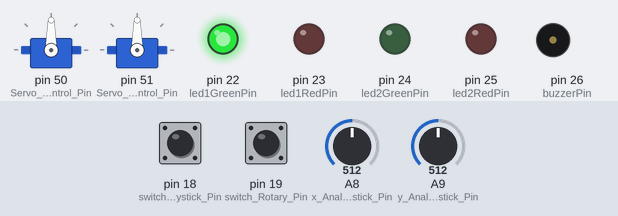
Bench run of a sketch on a simulated Arduino Mega 2560, built with avr-gcc and run on an emulated ATmega2560. On the bench: 2 × servo, output pins drawn as LEDs (lit = HIGH), buzzer (waves = sounding). The test bench sets the inputs (shaded band); at power-on: A8 (x_Analog_Joystick_Pin) = 512, pin 18 (switch_Joystick_Pin) HIGH, A9 (y_Analog_Joystick_Pin) = 512, pin 19 (switch_Rotary_Pin) HIGH.

Above: at 1.2 s.
1.3 s: A8 (x_Analog_Joystick_Pin) set to 684
2.8 s: A8 (x_Analog_Joystick_Pin) set to 716
At 3.9 s:
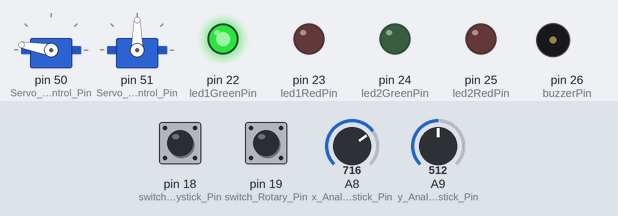
5.8 s: pin 18 (switch_Joystick_Pin) pulled LOW for 0.15 s
At 7.0 s:
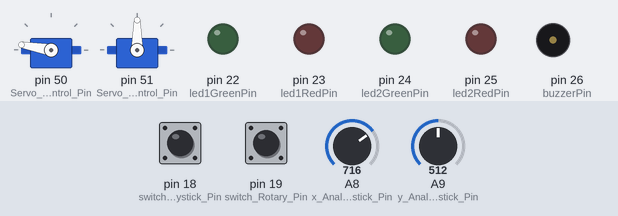
7.4 s: A9 (y_Analog_Joystick_Pin) set to 683
8.9 s: A9 (y_Analog_Joystick_Pin) set to 710
At 11.1 s:
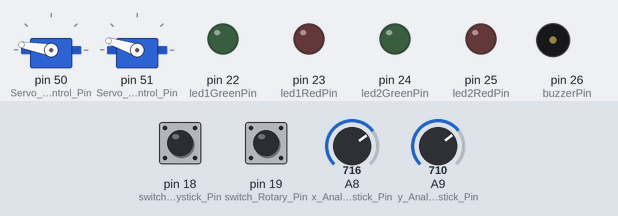
11.9 s: pin 19 (switch_Rotary_Pin) pulled LOW for 0.15 s
At 12.11 s:
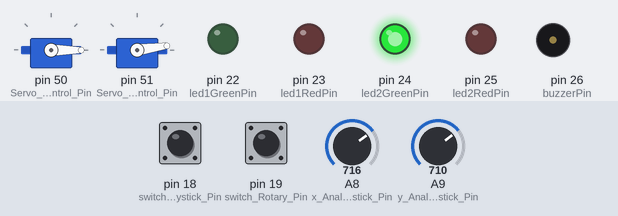
Timing chart, 0 to 30.7 s (numbered marks = the images above; inputs shaded):
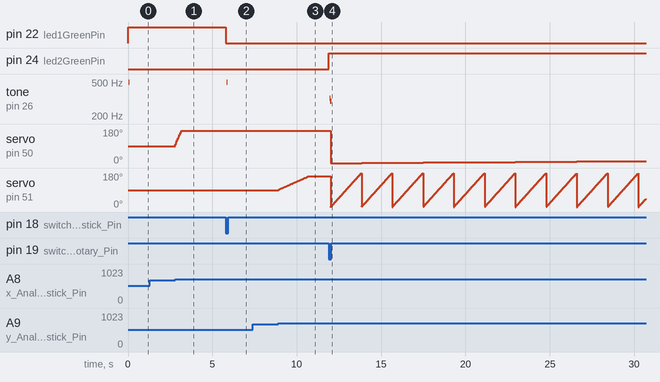

Measured:
- the behaviour switches between 700 and 701 on A8 (x_Analog_Joystick_Pin) (found by bisection; images 0 and 1)
- the behaviour switches between 700 and 701 on A9 (y_Analog_Joystick_Pin) (found by bisection; images 2 and 3)
- after the input at 1.3 s, every drawn part: stays the same
- after the input at 2.8 s, servo on pin 50 (Servo_x_Control_Pin): 90° → 170° at once
- after the input at 5.8 s, pin 22 (led1GreenPin): HIGH → LOW at once; tone on pin 26 (buzzerPin): silent → 496 Hz at once, → silent 0.04 s later
- after the input at 7.4 s, every drawn part: stays the same
- after the input at 8.9 s, servo on pin 51 (Servo_y_Control_Pin): moves from 90° to 162° over 1.8 s, starting at once
- after the input at 11.9 s, pin 24 (led2GreenPin): LOW → HIGH at once; tone on pin 26 (buzzerPin): silent → 324 Hz after 0.05 s, → 299 Hz 0.04 s later, → silent 0.08 s later

The sketch:

Arduino_Sketch_Source_Code.ino
```cpp
//
// David Panamski - TUES - 8V
//
// Primary Idea based on: https://www.electronicshub.org/arduino-joystick-interface-control-servo/
// Primary Idea based on: Arduino Joystick Interface – Control Servo using Arduino and Joystick
// Primary Idea based on: July 5, 2018, By Administrator
// Sound ISR based on: //code write by Moz for YouTube changel LogMaker360, 17-9-2015
// Sound ISR based on: Arduino KY-006 simple interrupt on a buzzer.
// Sound ISR based on: Code belongs to this video: https://www.youtube.com/watch?v=cB1lc2RR4cQ

#include <Servo.h>

// Arduino MEGA2560 Hardware PIN Connection
const int led1GreenPin = 22;
const int led1RedPin = 23;
const int led2GreenPin = 24;
const int led2RedPin = 25;
const int buzzerPin = 26;
const int x_Analog_Joystick_Pin = A8;
const int y_Analog_Joystick_Pin = A9;
const int switch_Joystick_Pin = 18;
const int switch_Rotary_Pin = 19;
const int Servo_x_Control_Pin = 50;
const int Servo_y_Control_Pin = 51;

//General Constants
const int Time_Servo = 50;
const int Increment_Servo = 2;
const int X_pos_center = 90;
const int Y_pos_center = 90;

int xValue_Joystick;   //Analog Read from Joystick [0..1023]
int yValue_Joystick;   //Analog Read from Joystick [0..1023]
int X_pos = 90;        //Servo Angle Rotation [0..180] degree
int Y_pos = 90;        //Servo Angle Rotation [0..180] degree

int unsigned long button_time = 0;
int unsigned long last_button_time = 0;
int unsigned long button_time_Rotary = 0;
int unsigned long last_button_time_Rotary = 0;

volatile byte flag_Button_Toggle = 1;		//volatile is because its value can be changed somewhere
volatile byte flag_Button_Toggle_Rotary = 1;
volatile byte Increment_Servo_Multiplier = 1;
volatile byte flag_Sound_1 = 1;
volatile byte flag_Sound_2 = 0;
volatile byte flag_Mode = 1; // 0 - program mode  // 1 - manual interactive mode


Servo Servo_X;
Servo Servo_Y;

void setup()
{
  pinMode (x_Analog_Joystick_Pin, INPUT) ;
  pinMode (y_Analog_Joystick_Pin, INPUT) ;
  pinMode(led1GreenPin, OUTPUT);
  pinMode(led1RedPin, OUTPUT);
  pinMode(led2GreenPin, OUTPUT);
  pinMode(led2RedPin, OUTPUT);
  pinMode(buzzerPin, OUTPUT);

  pinMode(switch_Joystick_Pin, INPUT_PULLUP);
  pinMode(switch_Rotary_Pin, INPUT_PULLUP);
  Servo_X.attach(Servo_x_Control_Pin );
  Servo_Y.attach(Servo_y_Control_Pin);
  Servo_X.write(X_pos_center);
  Servo_Y.write(Y_pos_center);
  Increment_Servo_Multiplier = 5;
  digitalWrite(led1GreenPin, HIGH);
  digitalWrite(led2GreenPin, LOW);
  digitalWrite(buzzerPin, LOW);
  Serial.begin(9600);
  attachInterrupt(digitalPinToInterrupt(switch_Joystick_Pin), switchISR_Joystick, CHANGE); //CHANGE //FALLING
  attachInterrupt(digitalPinToInterrupt(switch_Rotary_Pin), switchISR_Rotary, CHANGE); //CHANGE //FALLING
}

void loop()
{
  sound();
  digitalWrite(buzzerPin, LOW); // sound OFF
  if(flag_Mode==1)  // 1 - manual interactive mode
  {
    manual_move();
  }

  if(flag_Mode==0)  // 0 - program mode
  {
    program_move();
  }


}

void switchISR_Joystick()
{
    button_time = millis();
    if(button_time-last_button_time > 200)
    {
      if (flag_Button_Toggle==1) {
        flag_Button_Toggle=0;
       //Serial.println("Set Sound Off");
       Increment_Servo_Multiplier = 1;
       digitalWrite(led1GreenPin, LOW);
       //digitalWrite(buzzerPin, LOW);
       flag_Sound_1=1; //start while loop
        // flag_Sound_1=0; //end  while loop
      }
      else {
        flag_Button_Toggle=1;
        flag_Sound_1=1; //start while loop
        //Serial.println("Set Sound On");
        Increment_Servo_Multiplier = 5;
        digitalWrite(led1GreenPin, HIGH);
      }

      last_button_time = button_time;
    }

}

void switchISR_Rotary()
{
    button_time_Rotary = millis();
    if(button_time_Rotary-last_button_time_Rotary > 200)
    {
      if (flag_Button_Toggle_Rotary==1) {
       flag_Button_Toggle_Rotary=0;
       //Serial.println("switchISR_Rotary 0 - program mode");
       flag_Mode = 0;    // 0 - program mode
       digitalWrite(led2GreenPin, HIGH);
       flag_Sound_2=1; //start while loop
       // flag_Sound_1=0; //end  while loop
      }
      else {
        flag_Button_Toggle_Rotary=1;
         flag_Sound_2=1; //start while loop
        //Serial.println("switchISR_Rotary 1 - manual interactive mode");
        flag_Mode = 1;  // 1 - manual interactive mode
        digitalWrite(led2GreenPin, LOW);
      }

      last_button_time_Rotary = button_time_Rotary;
    }

}

void sound(){

  while (flag_Sound_1==1)
  {
      for(int i=0; i<20; i++)
      {
        digitalWrite(buzzerPin, HIGH); //voice
        delay (1); //delay 2ms
        digitalWrite(buzzerPin, LOW); //no voice
        delay (1); //delay 2ms
      }
      flag_Sound_1=0;
  }   //while Sound_1

   while (flag_Sound_2==1)
  {
      for(int i=0; i<10; i++)
      {
        digitalWrite(buzzerPin, HIGH); //voice
        delay (2); //delay 1ms
        digitalWrite(buzzerPin, LOW); //no voice
        delay (1); //delay 1ms
      }
      delay (50); //delay 20ms
      for(int i=0; i<10; i++)
      {
        digitalWrite(buzzerPin, HIGH); //voice
        delay (2); //delay 1ms
        digitalWrite(buzzerPin, LOW); //no voice
        delay (1); //delay 1ms
      }
      flag_Sound_2=0;
  }   //while Sound_2

  digitalWrite(buzzerPin, LOW);

}  // sound


void manual_move(){


  xValue_Joystick = analogRead(x_Analog_Joystick_Pin);
  yValue_Joystick = analogRead(y_Analog_Joystick_Pin);
// For X-Axis Servo
  if (xValue_Joystick < 300)
  {
    if (X_pos < 10)
    {
      // Do Nothing
    }
    else
    {
      X_pos = X_pos - (Increment_Servo_Multiplier*Increment_Servo);
      Servo_X.write(X_pos);
      delay(Time_Servo);
    }
  }

  if (xValue_Joystick > 700)
  {
    if (X_pos > 160)
    {
      // Do Nothing
    }
    else
    {
      X_pos = X_pos + (Increment_Servo_Multiplier*Increment_Servo);
      Servo_X.write(X_pos);
      delay(Time_Servo);
    }
  }
// For Y-Axis Servo
if (yValue_Joystick < 300)
  {
    if (Y_pos < 10)
    {
      // Do Nothing
    }
    else
    {
      Y_pos = Y_pos - (Increment_Servo_Multiplier*Increment_Servo);
      Servo_Y.write(Y_pos);
      delay(Time_Servo);
    }
  }

  if (yValue_Joystick > 700)
  {
    if (Y_pos > 160)
    {
      // Do Nothing
    }
    else
    {
      Y_pos = Y_pos + (Increment_Servo_Multiplier*Increment_Servo);
      Servo_Y.write(Y_pos);
      delay(Time_Servo);
    }
  }


}  // manual_move

void program_move(){
int i,j;

  sound();
  Servo_X.write(0);
  Servo_Y.write(0);
  for(i=0;i<=180;i++){
      Servo_X.write(i);
      for(j=0;j<=180;j++){
        Servo_Y.write(j);
        delay(Time_Servo/5);
        if(flag_Mode==1) return;  // 1 - manual interactive mode
      }
      //delay(Time_Servo/5);
  }

}
```
